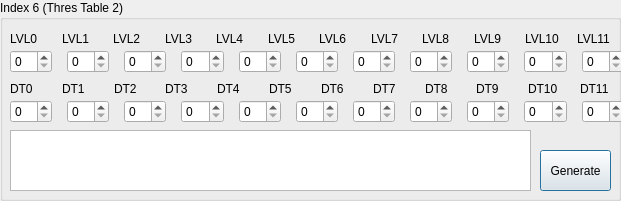
     <widget class="QGroupBox" name="groupBox_ThrTab2">
      <property name="geometry">
       <rect>
        <x>650</x>
        <y>180</y>
        <width>621</width>
        <height>201</height>
       </rect>
      </property>
      <property name="title">
       <string>Index 6 (Thres Table 2)</string>
      </property>
      <widget class="QWidget" name="layoutWidget_3">
       <property name="geometry">
        <rect>
         <x>10</x>
         <y>100</y>
         <width>671</width>
         <height>23</height>
        </rect>
       </property>
       <layout class="QHBoxLayout" name="horizontalLayout_5">
        <property name="spacing">
         <number>15</number>
        </property>
        <item>
         <widget class="QSpinBox" name="OnsemiThrTab2_DT0">
          <property name="layoutDirection">
           <enum>Qt::LeftToRight</enum>
          </property>
          <property name="alignment">
           <set>Qt::AlignLeading|Qt::AlignLeft|Qt::AlignVCenter</set>
          </property>
          <property name="maximum">
           <number>15</number>
          </property>
         </widget>
        </item>
        <item>
         <widget class="QSpinBox" name="OnsemiThrTab2_DT1">
          <property name="layoutDirection">
           <enum>Qt::LeftToRight</enum>
          </property>
          <property name="alignment">
           <set>Qt::AlignLeading|Qt::AlignLeft|Qt::AlignVCenter</set>
          </property>
          <property name="maximum">
           <number>15</number>
          </property>
         </widget>
        </item>
        <item>
         <widget class="QSpinBox" name="OnsemiThrTab2_DT2">
          <property name="layoutDirection">
           <enum>Qt::LeftToRight</enum>
          </property>
          <property name="alignment">
           <set>Qt::AlignLeading|Qt::AlignLeft|Qt::AlignVCenter</set>
          </property>
          <property name="maximum">
           <number>15</number>
          </property>
         </widget>
        </item>
        <item>
         <widget class="QSpinBox" name="OnsemiThrTab2_DT3">
          <property name="layoutDirection">
           <enum>Qt::LeftToRight</enum>
          </property>
          <property name="alignment">
           <set>Qt::AlignLeading|Qt::AlignLeft|Qt::AlignVCenter</set>
          </property>
          <property name="maximum">
           <number>15</number>
          </property>
         </widget>
        </item>
        <item>
         <widget class="QSpinBox" name="OnsemiThrTab2_DT4">
          <property name="layoutDirection">
           <enum>Qt::LeftToRight</enum>
          </property>
          <property name="alignment">
           <set>Qt::AlignLeading|Qt::AlignLeft|Qt::AlignVCenter</set>
          </property>
          <property name="maximum">
           <number>15</number>
          </property>
         </widget>
        </item>
        <item>
         <widget class="QSpinBox" name="OnsemiThrTab2_DT5">
          <property name="layoutDirection">
           <enum>Qt::LeftToRight</enum>
          </property>
          <property name="alignment">
           <set>Qt::AlignLeading|Qt::AlignLeft|Qt::AlignVCenter</set>
          </property>
          <property name="maximum">
           <number>15</number>
          </property>
         </widget>
        </item>
        <item>
         <widget class="QSpinBox" name="OnsemiThrTab2_DT6">
          <property name="layoutDirection">
           <enum>Qt::LeftToRight</enum>
          </property>
          <property name="alignment">
           <set>Qt::AlignLeading|Qt::AlignLeft|Qt::AlignVCenter</set>
          </property>
          <property name="maximum">
           <number>15</number>
          </property>
         </widget>
        </item>
        <item>
         <widget class="QSpinBox" name="OnsemiThrTab2_DT7">
          <property name="layoutDirection">
           <enum>Qt::LeftToRight</enum>
          </property>
          <property name="alignment">
           <set>Qt::AlignLeading|Qt::AlignLeft|Qt::AlignVCenter</set>
          </property>
          <property name="maximum">
           <number>15</number>
          </property>
         </widget>
        </item>
        <item>
         <widget class="QSpinBox" name="OnsemiThrTab2_DT8">
          <property name="layoutDirection">
           <enum>Qt::LeftToRight</enum>
          </property>
          <property name="alignment">
           <set>Qt::AlignLeading|Qt::AlignLeft|Qt::AlignVCenter</set>
          </property>
          <property name="maximum">
           <number>15</number>
          </property>
         </widget>
        </item>
        <item>
         <widget class="QSpinBox" name="OnsemiThrTab2_DT9">
          <property name="layoutDirection">
           <enum>Qt::LeftToRight</enum>
          </property>
          <property name="alignment">
           <set>Qt::AlignLeading|Qt::AlignLeft|Qt::AlignVCenter</set>
          </property>
          <property name="maximum">
           <number>15</number>
          </property>
         </widget>
        </item>
        <item>
         <widget class="QSpinBox" name="OnsemiThrTab2_DT10">
          <property name="layoutDirection">
           <enum>Qt::LeftToRight</enum>
          </property>
          <property name="alignment">
           <set>Qt::AlignLeading|Qt::AlignLeft|Qt::AlignVCenter</set>
          </property>
          <property name="maximum">
           <number>15</number>
          </property>
         </widget>
        </item>
        <item>
         <widget class="QSpinBox" name="OnsemiThrTab2_DT11">
          <property name="layoutDirection">
           <enum>Qt::LeftToRight</enum>
          </property>
          <property name="alignment">
           <set>Qt::AlignLeading|Qt::AlignLeft|Qt::AlignVCenter</set>
          </property>
          <property name="maximum">
           <number>15</number>
          </property>
         </widget>
        </item>
       </layout>
      </widget>
      <widget class="QWidget" name="layoutWidget_4">
       <property name="geometry">
        <rect>
         <x>10</x>
         <y>80</y>
         <width>601</width>
         <height>17</height>
        </rect>
       </property>
       <layout class="QHBoxLayout" name="horizontalLayout_6">
        <property name="spacing">
         <number>21</number>
        </property>
        <item>
         <widget class="QLabel" name="label_29">
          <property name="text">
           <string>DT0</string>
          </property>
         </widget>
        </item>
        <item>
         <widget class="QLabel" name="label_30">
          <property name="text">
           <string>DT1</string>
          </property>
         </widget>
        </item>
        <item>
         <widget class="QLabel" name="label_31">
          <property name="text">
           <string>DT2</string>
          </property>
         </widget>
        </item>
        <item>
         <widget class="QLabel" name="label_32">
          <property name="text">
           <string>DT3</string>
          </property>
         </widget>
        </item>
        <item>
         <widget class="QLabel" name="label_33">
          <property name="text">
           <string>DT4</string>
          </property>
         </widget>
        </item>
        <item>
         <widget class="QLabel" name="label_34">
          <property name="text">
           <string>DT5</string>
          </property>
         </widget>
        </item>
        <item>
         <widget class="QLabel" name="label_35">
          <property name="text">
           <string>DT6</string>
          </property>
         </widget>
        </item>
        <item>
         <widget class="QLabel" name="label_36">
          <property name="text">
           <string>DT7</string>
          </property>
         </widget>
        </item>
        <item>
         <widget class="QLabel" name="label_37">
          <property name="text">
           <string>DT8</string>
          </property>
         </widget>
        </item>
        <item>
         <widget class="QLabel" name="label_38">
          <property name="text">
           <string>DT9</string>
          </property>
         </widget>
        </item>
        <item>
         <widget class="QLabel" name="label_39">
          <property name="text">
           <string>DT10</string>
          </property>
         </widget>
        </item>
        <item>
         <widget class="QLabel" name="label_40">
          <property name="text">
           <string>DT11</string>
          </property>
         </widget>
        </item>
       </layout>
      </widget>
      <widget class="QWidget" name="layoutWidget_5">
       <property name="geometry">
        <rect>
         <x>10</x>
         <y>50</y>
         <width>671</width>
         <height>23</height>
        </rect>
       </property>
       <layout class="QHBoxLayout" name="horizontalLayout_7">
        <property name="spacing">
         <number>15</number>
        </property>
        <item>
         <widget class="QSpinBox" name="OnsemiThrTab2_Lvl0">
          <property name="layoutDirection">
           <enum>Qt::LeftToRight</enum>
          </property>
          <property name="alignment">
           <set>Qt::AlignLeading|Qt::AlignLeft|Qt::AlignVCenter</set>
          </property>
          <property name="maximum">
           <number>63</number>
          </property>
         </widget>
        </item>
        <item>
         <widget class="QSpinBox" name="OnsemiThrTab2_Lvl1">
          <property name="layoutDirection">
           <enum>Qt::LeftToRight</enum>
          </property>
          <property name="alignment">
           <set>Qt::AlignLeading|Qt::AlignLeft|Qt::AlignVCenter</set>
          </property>
          <property name="maximum">
           <number>63</number>
          </property>
         </widget>
        </item>
        <item>
         <widget class="QSpinBox" name="OnsemiThrTab2_Lvl2">
          <property name="layoutDirection">
           <enum>Qt::LeftToRight</enum>
          </property>
          <property name="alignment">
           <set>Qt::AlignLeading|Qt::AlignLeft|Qt::AlignVCenter</set>
          </property>
          <property name="maximum">
           <number>63</number>
          </property>
         </widget>
        </item>
        <item>
         <widget class="QSpinBox" name="OnsemiThrTab2_Lvl3">
          <property name="layoutDirection">
           <enum>Qt::LeftToRight</enum>
          </property>
          <property name="alignment">
           <set>Qt::AlignLeading|Qt::AlignLeft|Qt::AlignVCenter</set>
          </property>
          <property name="maximum">
           <number>63</number>
          </property>
         </widget>
        </item>
        <item>
         <widget class="QSpinBox" name="OnsemiThrTab2_Lvl4">
          <property name="layoutDirection">
           <enum>Qt::LeftToRight</enum>
          </property>
          <property name="alignment">
           <set>Qt::AlignLeading|Qt::AlignLeft|Qt::AlignVCenter</set>
          </property>
          <property name="maximum">
           <number>63</number>
          </property>
         </widget>
        </item>
        <item>
         <widget class="QSpinBox" name="OnsemiThrTab2_Lvl5">
          <property name="layoutDirection">
           <enum>Qt::LeftToRight</enum>
          </property>
          <property name="alignment">
           <set>Qt::AlignLeading|Qt::AlignLeft|Qt::AlignVCenter</set>
          </property>
          <property name="maximum">
           <number>63</number>
          </property>
         </widget>
        </item>
        <item>
         <widget class="QSpinBox" name="OnsemiThrTab2_Lvl6">
          <property name="layoutDirection">
           <enum>Qt::LeftToRight</enum>
          </property>
          <property name="alignment">
           <set>Qt::AlignLeading|Qt::AlignLeft|Qt::AlignVCenter</set>
          </property>
          <property name="maximum">
           <number>63</number>
          </property>
         </widget>
        </item>
        <item>
         <widget class="QSpinBox" name="OnsemiThrTab2_Lvl7">
          <property name="layoutDirection">
           <enum>Qt::LeftToRight</enum>
          </property>
          <property name="alignment">
           <set>Qt::AlignLeading|Qt::AlignLeft|Qt::AlignVCenter</set>
          </property>
          <property name="maximum">
           <number>63</number>
          </property>
         </widget>
        </item>
        <item>
         <widget class="QSpinBox" name="OnsemiThrTab2_Lvl8">
          <property name="layoutDirection">
           <enum>Qt::LeftToRight</enum>
          </property>
          <property name="alignment">
           <set>Qt::AlignLeading|Qt::AlignLeft|Qt::AlignVCenter</set>
          </property>
          <property name="maximum">
           <number>63</number>
          </property>
         </widget>
        </item>
        <item>
         <widget class="QSpinBox" name="OnsemiThrTab2_Lvl9">
          <property name="layoutDirection">
           <enum>Qt::LeftToRight</enum>
          </property>
          <property name="alignment">
           <set>Qt::AlignLeading|Qt::AlignLeft|Qt::AlignVCenter</set>
          </property>
          <property name="maximum">
           <number>63</number>
          </property>
         </widget>
        </item>
        <item>
         <widget class="QSpinBox" name="OnsemiThrTab2_Lvl10">
          <property name="layoutDirection">
           <enum>Qt::LeftToRight</enum>
          </property>
          <property name="alignment">
           <set>Qt::AlignLeading|Qt::AlignLeft|Qt::AlignVCenter</set>
          </property>
          <property name="maximum">
           <number>63</number>
          </property>
         </widget>
        </item>
        <item>
         <widget class="QSpinBox" name="OnsemiThrTab2_Lvl11">
          <property name="layoutDirection">
           <enum>Qt::LeftToRight</enum>
          </property>
          <property name="alignment">
           <set>Qt::AlignLeading|Qt::AlignLeft|Qt::AlignVCenter</set>
          </property>
         </widget>
        </item>
       </layout>
      </widget>
      <widget class="QWidget" name="layoutWidget_6">
       <property name="geometry">
        <rect>
         <x>10</x>
         <y>30</y>
         <width>601</width>
         <height>17</height>
        </rect>
       </property>
       <layout class="QHBoxLayout" name="horizontalLayout_8">
        <property name="spacing">
         <number>17</number>
        </property>
        <property name="leftMargin">
         <number>0</number>
        </property>
        <item>
         <widget class="QLabel" name="label_41">
          <property name="text">
           <string>LVL0</string>
          </property>
         </widget>
        </item>
        <item>
         <widget class="QLabel" name="label_42">
          <property name="text">
           <string>LVL1</string>
          </property>
         </widget>
        </item>
        <item>
         <widget class="QLabel" name="label_43">
          <property name="text">
           <string>LVL2</string>
          </property>
         </widget>
        </item>
        <item>
         <widget class="QLabel" name="label_44">
          <property name="text">
           <string>LVL3</string>
          </property>
         </widget>
        </item>
        <item>
         <widget class="QLabel" name="label_45">
          <property name="text">
           <string>LVL4</string>
          </property>
         </widget>
        </item>
        <item>
         <widget class="QLabel" name="label_46">
          <property name="text">
           <string>LVL5</string>
          </property>
         </widget>
        </item>
        <item>
         <widget class="QLabel" name="label_47">
          <property name="text">
           <string>LVL6</string>
          </property>
         </widget>
        </item>
        <item>
         <widget class="QLabel" name="label_48">
          <property name="text">
           <string>LVL7</string>
          </property>
         </widget>
        </item>
        <item>
         <widget class="QLabel" name="label_49">
          <property name="text">
           <string>LVL8</string>
          </property>
         </widget>
        </item>
        <item>
         <widget class="QLabel" name="label_50">
          <property name="text">
           <string>LVL9</string>
          </property>
         </widget>
        </item>
        <item>
         <widget class="QLabel" name="label_51">
          <property name="text">
           <string>LVL10</string>
          </property>
         </widget>
        </item>
        <item>
         <widget class="QLabel" name="label_52">
          <property name="text">
           <string>LVL11</string>
          </property>
         </widget>
        </item>
       </layout>
      </widget>
      <widget class="QPushButton" name="OnsemiThr2_GenerateButton">
       <property name="geometry">
        <rect>
         <x>540</x>
         <y>150</y>
         <width>71</width>
         <height>41</height>
        </rect>
       </property>
       <property name="acceptDrops">
        <bool>false</bool>
       </property>
       <property name="layoutDirection">
        <enum>Qt::LeftToRight</enum>
       </property>
       <property name="text">
        <string>Generate</string>
       </property>
       <property name="checkable">
        <bool>true</bool>
       </property>
       <property name="autoRepeat">
        <bool>false</bool>
       </property>
       <property name="autoExclusive">
        <bool>false</bool>
       </property>
       <property name="autoRepeatInterval">
        <number>100</number>
       </property>
       <property name="default">
        <bool>true</bool>
       </property>
      </widget>
      <widget class="QTextBrowser" name="OnsemiThrTab2_CodeText">
       <property name="geometry">
        <rect>
         <x>10</x>
         <y>130</y>
         <width>521</width>
         <height>61</height>
        </rect>
       </property>
      </widget>
     </widget>
